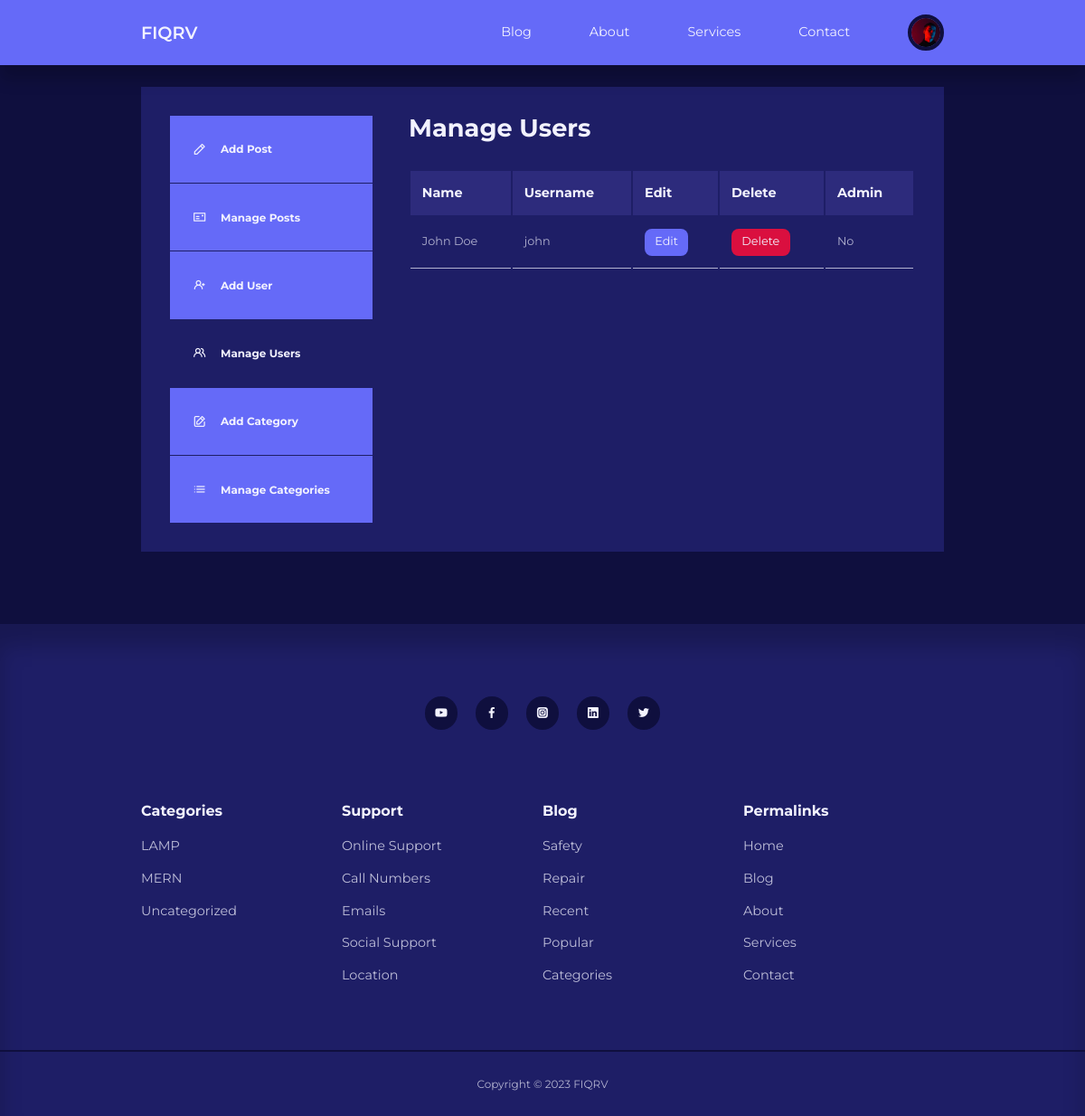
Screenshot of /admin/manage-users.php (signed in) with the database file from the repository.
### tables this page shows
CREATE TABLE `users` (
  `id` int(11) UNSIGNED NOT NULL,
  `firstname` varchar(50) NOT NULL,
  `lastname` varchar(50) NOT NULL,
  `username` varchar(50) NOT NULL,
  `email` varchar(100) NOT NULL,
  `password` varchar(255) NOT NULL,
  `avatar` varchar(255) NOT NULL,
  `is_admin` tinyint(1) NOT NULL
);

CREATE TABLE `categories` (
  `id` int(11) UNSIGNED NOT NULL,
  `title` varchar(50) NOT NULL,
  `description` text NOT NULL
);

### admin/partials/header.php (called while the page is built, shortened)
<?php
require '../partials/header.php';

### admin/manage-users.php (the view, shortened to what this page needs)
<?php
include 'partials/header.php';
$current_admin_id = $_SESSION['user-id'];
$query = "SELECT * FROM users WHERE NOT id=$current_admin_id";
$users = mysqli_query($connection, $query);
?>
<section class="dashboard">
    <div class="container dashboard__container">
        <aside>
            <ul>
                <li>
                    <a href="add-post.php">
                        <i class="uil uil-pen"></i>
                        <h5>Add Post</h5>
                    </a>
                </li>
                <li>
                    <a href="index.php">
                        <i class="uil uil-postcard"></i>
                        <h5>Manage Posts</h5>
                    </a>
                </li>
                <?php if(isset($_SESSION['user_is_admin'])) : ?>
                    <li>
                        <a href="add-user.php">
                            <i class="uil uil-user-plus"></i>
                            <h5>Add User</h5>
                        </a>
                    </li>
                    <li>
                        <a href="manage-users.php"  class="active">
                            <i class="uil uil-users-alt"></i>
                            <h5>Manage Users</h5>
                        </a>
                    </li>
                    <li>
                        <a href="add-category.php">
                            <i class="uil uil-edit"></i>
                            <h5>Add Category</h5>
                        </a>
                    </li>
                    <li>
                        <a href="manage-categories.php">
                            <i class="uil uil-list-ul"></i>
                            <h5>Manage Categories</h5>
                        </a>
                    </li>
                <?php endif?>
            </ul>
        </aside>
        <main>
            <h2>Manage Users</h2>
            <?php if(mysqli_num_rows($users) > 0) :?>
            <table>
                <thead>
                    <tr>
                        <th>Name</th>
                        <th>Username</th>
                        <th>Edit</th>
                        <th>Delete</th>
                        <th>Admin</th>
                    </tr>
                </thead>
                <tbody>
                    <?php while($user = mysqli_fetch_assoc($users)) : ?>
                    <tr>
                        <td><?= "{$user['firstname']} {$user['lastname']}" ?></td>
                        <td><?= "{$user['username']}" ?></td>
                        <td><a href="<?= ROOT_URL ?>admin/edit-user.php?id=<?= $user['id']?>" class="btn sm">Edit</a></td>
                        <td><a href="<?= ROOT_URL ?>admin/delete-user.php?id=<?= $user['id']?>" class="btn sm danger">Delete</a></td>
                        <td><?= $user['is_admin'] ? 'Yes': 'No' ?></td>
                    </tr>
                    <?php endwhile ?>
                </tbody>
            </table>
            <?php else :?>
            <div class="alert__message error">
                <p><?= "No users found"?></p>
            </div>
            <?php endif?>
        </main>
    </div>
</section>
<?php
include '../partials/footer.php';
?>

### partials/header.php (shortened to what this page needs)
<?php
require 'config/database.php';
if(isset($_SESSION['user-id'])){
    $id = filter_var($_SESSION['user-id'], FILTER_SANITIZE_NUMBER_INT);
    $query = "SELECT avatar FROM users WHERE id=$id";
    $result = mysqli_query($connection, $query);
    $avatar = mysqli_fetch_assoc($result);
}
?>
<!DOCTYPE html>
<html lang="en">
<head>
    <link rel="stylesheet" href="<?= ROOT_URL?>css/style.css">
    <link rel="stylesheet" href="https://unicons.iconscout.com/release/v4.0.0/css/line.css">
</head>
<body>
    <nav>
        <div class="container nav__container">
            <a href="<?= ROOT_URL?>index.php" class="nav__logo">FIQRV</a>
            <ul class="nav__items">
                <li><a href="<?= ROOT_URL?>blog.php">Blog</a></li>
                <li><a href="<?= ROOT_URL?>about.php">About</a></li>
                <li><a href="<?= ROOT_URL?>services.php">Services</a></li>
                <li><a href="<?= ROOT_URL?>contact.php">Contact</a></li>
                <?php if(isset($_SESSION['user-id'])) : ?>
                <li class="nav__profile">
                    <div class="avatar">
                        <img src="<?= ROOT_URL . 'images/' . $avatar['avatar']?>">
                    </div>
                </li>
                <?php else :?>
                <li><a href="<?= ROOT_URL?>signin.php">Signin</a></li>
                <?php endif?>
            </ul>
        </div>
    </nav>

### partials/footer.php (shortened to what this page needs)
<?php
$categories_query = "SELECT * FROM categories ORDER BY title";
$categories = mysqli_query($connection, $categories_query);
?>
<footer>
        <div class="footer__socials">
            <a href="https://youtube.com" target="_blank"><i class="uil uil-youtube"></i></a>
            <a href="https://facebook.com" target="_blank"><i class="uil uil-facebook-f"></i></a>
            <a href="https://instagram.com" target="_blank"><i class="uil uil-instagram-alt"></i></a>
            <a href="https://linkedin.com" target="_blank"><i class="uil uil-linkedin"></i></a>
            <a href="https://twitter.com" target="_blank"><i class="uil uil-twitter"></i></a>
        </div>
        <div class="container footer__container">
            <article>
                <h4>Categories</h4>
                <?php if(mysqli_num_rows($categories) > 0) :?>
                <ul>
                    <?php while($category = mysqli_fetch_assoc($categories)) : ?>
                    <li><a href="<?= ROOT_URL ?>category-posts.php?id=<?=$category['id']?>"><?=$category['title']?></a></li>
                    <?php endwhile; ?>
                </ul>
                <?php else :?>
                <div class="alert__message error">
                    <p><?= "No categories found"?></p>
                </div>
                <?php endif?>
            </article>
            <article>
                <h4>Support</h4>
                <ul>
                    <li><a href="">Online Support</a></li>
                    <li><a href="">Call Numbers</a></li>
                    <li><a href="">Emails</a></li>
                    <li><a href="">Social Support</a></li>
                    <li><a href="">Location</a></li>
                </ul>
            </article>
            <article>
                <h4>Blog</h4>
                <ul>
                    <li><a href="">Safety</a></li>
                    <li><a href="">Repair</a></li>
                    <li><a href="">Recent</a></li>
                    <li><a href="">Popular</a></li>
                    <li><a href="">Categories</a></li>
                </ul>
            </article>
            <article>
                <h4>Permalinks</h4>
                <ul>
                    <li><a href="<?= ROOT_URL?>index.php">Home</a></li>
                    <li><a href="<?= ROOT_URL?>blog.php">Blog</a></li>
                    <li><a href="<?= ROOT_URL?>about.php">About</a></li>
                    <li><a href="<?= ROOT_URL?>services.php">Services</a></li>
                    <li><a href="<?= ROOT_URL?>contact.php">Contact</a></li>
                </ul>
            </article>
        </div>
        <div class="footer__copyright">
            <small>Copyright &copy; 2023 FIQRV</small>
        </div>
    </footer>
</body>
</html>

### css/style.css (style rules this page uses)
:root { --color-primary:#656af8; --color-primary-light:hsl(242, 91%, 69%, 18%); --color-primary-variant:#5854c7; --color-red:#da0f3f; --color-red-light:hsl(346, 87%, 46%, 15%); --color-green:#00c476; --color-green-light:hsl(156, 100%, 38%, 15%); --color-gray-900:#1e1e66; --color-gray-700:#2d2b7c; --color-gray-300:rgba(242, 242, 254, 0.3); --color-gray-200:rgba(242, 242, 254, 0.7); --color-white:#f2f2fe; --color-bg:#0f0f3e; ---transition: all 300ms ease; --container-width-lg: 74%; --container-width-md: 88%; --form-width: 40%; --card-border-radius-1: 0.3rem; --card-border-radius-2: 0.5rem; --card-border-radius-3: 0.8rem; --card-border-radius-4: 2rem; --card-border-radius-5: 5rem; }
* { margin: 0; padding: 0; outline: 0; border: 0; appearance: 0; list-style: none; text-decoration: none; box-sizing: border-box; }
body { font-family: 'Montserrat', sans-serif; line-height: 1.6; color: var(--color-gray-200); overflow-x: hidden; background: var(--color-bg); font-size: 0.9rem; }
.container { width: var(--container-width-lg); max-width: 1800px; margin-inline: auto; }
section { margin-top: 3rem; width: 100vw; }
h1, h2, h3, h4, h5 { color: var(--color-white); line-height: 1.3; }
h2 { font-size: 1.7rem; margin: 1rem 0; }
h4 { font-size: 1rem; }
a { color: var(--color-white); transition: var(---transition); }
img { display: block; width: 100%; object-fit: cover; }
nav { background: var(--color-primary); width: 100vw; height: 4.5rem; position: fixed; top: 0; z-index: 10; box-shadow: 0 1rem 1rem rgba(0, 0, 0, 0.2); }
.nav__container { height: 100%; display: flex; align-items: center; justify-content: space-between; }
.avatar { width: 2.5rem; height: 2.5rem; border-radius: 50%; overflow: hidden; border: 0.3rem solid var(--color-bg); }
.nav__logo { font-weight: 600; font-size: 1.2rem; }
.nav__items { display: flex; align-items: center; gap: 4rem; }
.nav__profile { position: relative; cursor: pointer; }
footer { background: var(--color-gray-900); padding: 5rem 0 0; box-shadow: inset 0 1.5rem 1.5rem rgba(0, 0, 0, 0.2); }
.footer__socials { margin-inline: auto; width: fit-content; margin-bottom: 5rem; display: flex; justify-content: space-between; align-items: center; gap: 1.2rem; }
.footer__socials a { background: var(--color-bg); border-radius: 50%; width: 2.3rem; height: 2.3rem; display: flex; align-items: center; justify-content: center; }
.footer__container { display: grid; grid-template-columns: repeat(4, 1fr) }
footer h4 { color: var(--color-white); margin-bottom: 0.6rem; }
footer ul li { padding: 0.4rem 0; }
footer ul a { opacity: 0.75; }
.footer__copyright { text-align: center; padding: 1.5rem 0; border-top: 2px solid var(--color-bg); margin-top: 4rem; }
.btn { display: inline-block; width: fit-content; padding: 0.6rem 1.2rem; background-color: var(--color-primary); border-radius: var(--card-border-radius-2); cursor: pointer; transition: var(---transition); color: var(--color-white); }
.btn.sm { padding: 0.3rem 0.7rem; font-size: 0.8rem; }
.btn.danger { background: var(--color-red); }
.dashboard { margin-top: 6rem; }
.dashboard__container { display: grid; grid-template-columns: 14rem auto; gap: 1rem; background: var(--color-gray-900); padding: 2rem; margin-bottom: 5rem; }
.dashboard aside a { background-color: var(--color-primary); display: flex; gap: 1rem; align-items: center; padding: 1.6rem; }
.dashboard aside ul li:not(:last-child) a { border-bottom: 1px solid var(--color-gray-900); }
.dashboard aside a.active { background-color: var(--color-gray-900); }
.dashboard main { margin-left: 1.5rem; }
.dashboard main h2 { margin: 0 0 2rem 0; line-height: 1; }
.dashboard main table { width: 100%; text-align: left; }
.dashboard main table th { background: var(--color-gray-700); padding: 0.8rem; color: var(--color-white); }
.dashboard main table td { padding: 0.8rem; border-bottom: 1px solid var(--color-gray-200); font-size: 0.8rem; }

### rows the page displays
users: avatar (picture)
users: firstname "John", lastname "Doe", username "john", is_admin "No"
categories: title "LAMP"
categories: title "MERN"
categories: title "Uncategorized"
